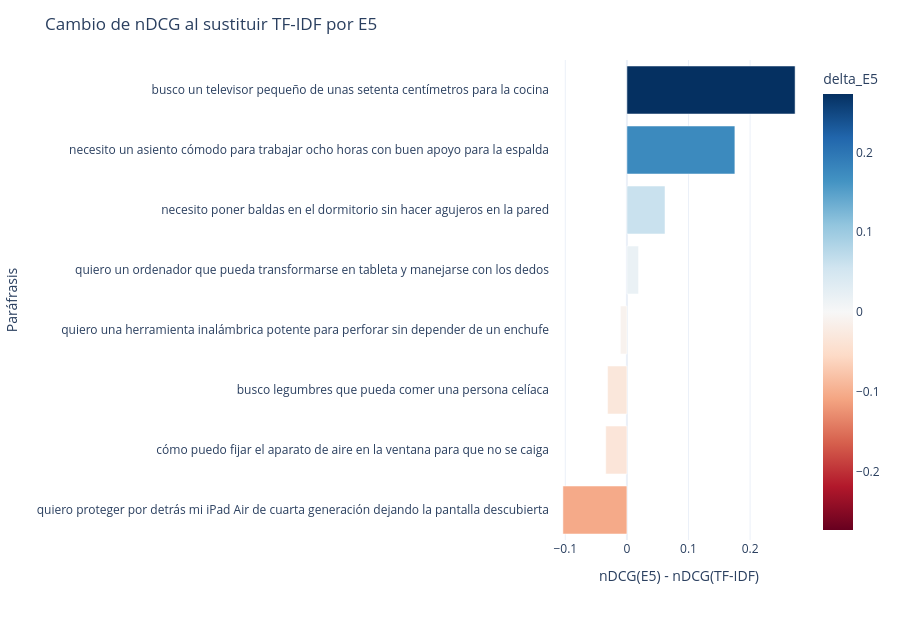

The code cell stored with this chart in its notebook:
### Code cell
semantic_figure = px.bar(
    semantic_comparison.sort_values("delta_E5"),
    x="delta_E5",
    y="semantic_query",
    orientation="h",
    color="delta_E5",
    color_continuous_scale="RdBu",
    color_continuous_midpoint=0,
)
semantic_figure.update_layout(
    title="Cambio de nDCG al sustituir TF-IDF por E5",
    xaxis_title="nDCG(E5) - nDCG(TF-IDF)",
    yaxis_title="Paráfrasis",
    height=620,
)
semantic_figure.show()

### Figure 1 — Plotly figure (JSON) as saved in the notebook; plotly's stock layout.template omitted (floating-point values rounded to 4 significant figures)
{"data": [{"hovertemplate": "delta_E5=%{marker.color}<br>semantic_query=%{y}<extra></extra>", "legendgroup": "", "marker": {"color": [-0.1039, -0.03436, -0.03134, -0.01065, 0.01893, 0.06182, 0.1753, 0.273], "coloraxis": "coloraxis", "pattern": {"shape": ""}}, "name": "", "orientation": "h", "showlegend": false, "textposition": "auto", "type": "bar", "x": [-0.1039, -0.03436, -0.03134, -0.01065, 0.01893, 0.06182, 0.1753, 0.273], "xaxis": "x", "y": ["quiero proteger por detrás mi iPad Air de cuarta generación dejando la pantalla descubierta", "cómo puedo fijar el aparato de aire en la ventana para que no se caiga", "busco legumbres que pueda comer una persona celíaca", "quiero una herramienta inalámbrica potente para perforar sin depender de un enchufe", "quiero un ordenador que pueda transformarse en tableta y manejarse con los dedos", "necesito poner baldas en el dormitorio sin hacer agujeros en la pared", "necesito un asiento cómodo para trabajar ocho horas con buen apoyo para la espalda", "busco un televisor pequeño de unas setenta centímetros para la cocina"], "yaxis": "y"}], "layout": {"barmode": "relative", "coloraxis": {"autocolorscale": false, "cmid": 0, "colorbar": {"title": {"text": "delta_E5"}}, "colorscale": [[0, "rgb(103,0,31)"], [0.1, "rgb(178,24,43)"], [0.2, "rgb(214,96,77)"], [0.3, "rgb(244,165,130)"], [0.4, "rgb(253,219,199)"], [0.5, "rgb(247,247,247)"], [0.6, "rgb(209,229,240)"], [0.7, "rgb(146,197,222)"], [0.8, "rgb(67,147,195)"], [0.9, "rgb(33,102,172)"], [1, "rgb(5,48,97)"]]}, "height": 620, "legend": {"tracegroupgap": 0}, "margin": {"t": 60}, "title": {"text": "Cambio de nDCG al sustituir TF-IDF por E5"}, "xaxis": {"anchor": "y", "domain": [0, 1], "title": {"text": "nDCG(E5) - nDCG(TF-IDF)"}}, "yaxis": {"anchor": "x", "domain": [0, 1], "title": {"text": "Paráfrasis"}}}}
